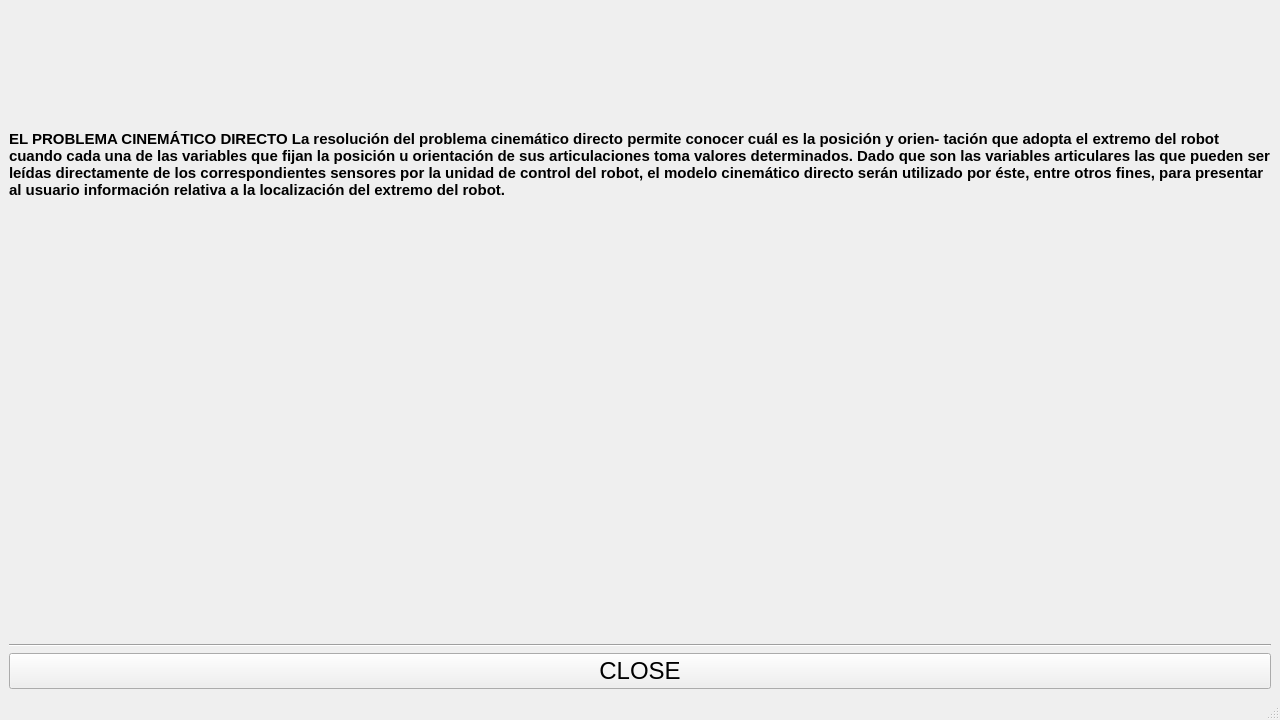
<?xml version="1.0" encoding="UTF-8"?>
<ui version="4.0">
 <class>SecondWindow</class>
 <widget class="QMainWindow" name="SecondWindow">
  <property name="geometry">
   <rect>
    <x>0</x>
    <y>0</y>
    <width>1280</width>
    <height>720</height>
   </rect>
  </property>
  <property name="windowTitle">
   <string>MainWindow</string>
  </property>
  <widget class="QWidget" name="centralwidget">
   <layout class="QGridLayout" name="gridLayout">
    <item row="4" column="1">
     <layout class="QGridLayout" name="gridLayout_3">
      <item row="4" column="0">
       <widget class="QPushButton" name="pushButton">
        <property name="font">
         <font>
          <pointsize>18</pointsize>
         </font>
        </property>
        <property name="text">
         <string>CLOSE</string>
        </property>
       </widget>
      </item>
      <item row="2" column="0">
       <widget class="Line" name="line">
        <property name="orientation">
         <enum>Qt::Horizontal</enum>
        </property>
       </widget>
      </item>
      <item row="0" column="0">
       <widget class="QLabel" name="label_6">
        <property name="font">
         <font>
          <pointsize>11</pointsize>
          <weight>75</weight>
          <bold>true</bold>
         </font>
        </property>
        <property name="text">
         <string>EL PROBLEMA CINEMÁTICO DIRECTO  La resolución del problema cinemático directo permite conocer cuál es la posición y orien-
tación que adopta el extremo del robot cuando cada una de las variables que fijan la posición
u orientación de sus articulaciones toma valores determinados.
Dado que son las variables articulares las que pueden ser leídas directamente de los correspondientes sensores por la unidad de control del robot, el modelo cinemático directo serán utilizado por éste, entre otros fines, para presentar al usuario información relativa a la localización del extremo del robot.</string>
        </property>
        <property name="textFormat">
         <enum>Qt::RichText</enum>
        </property>
        <property name="wordWrap">
         <bool>true</bool>
        </property>
       </widget>
      </item>
      <item row="1" column="0">
       <widget class="QLabel" name="label">
        <property name="text">
         <string/>
        </property>
       </widget>
      </item>
     </layout>
    </item>
   </layout>
  </widget>
  <widget class="QMenuBar" name="menubar">
   <property name="geometry">
    <rect>
     <x>0</x>
     <y>0</y>
     <width>1280</width>
     <height>19</height>
    </rect>
   </property>
  </widget>
  <widget class="QStatusBar" name="statusbar"/>
 </widget>
 <resources/>
 <connections/>
</ui>
